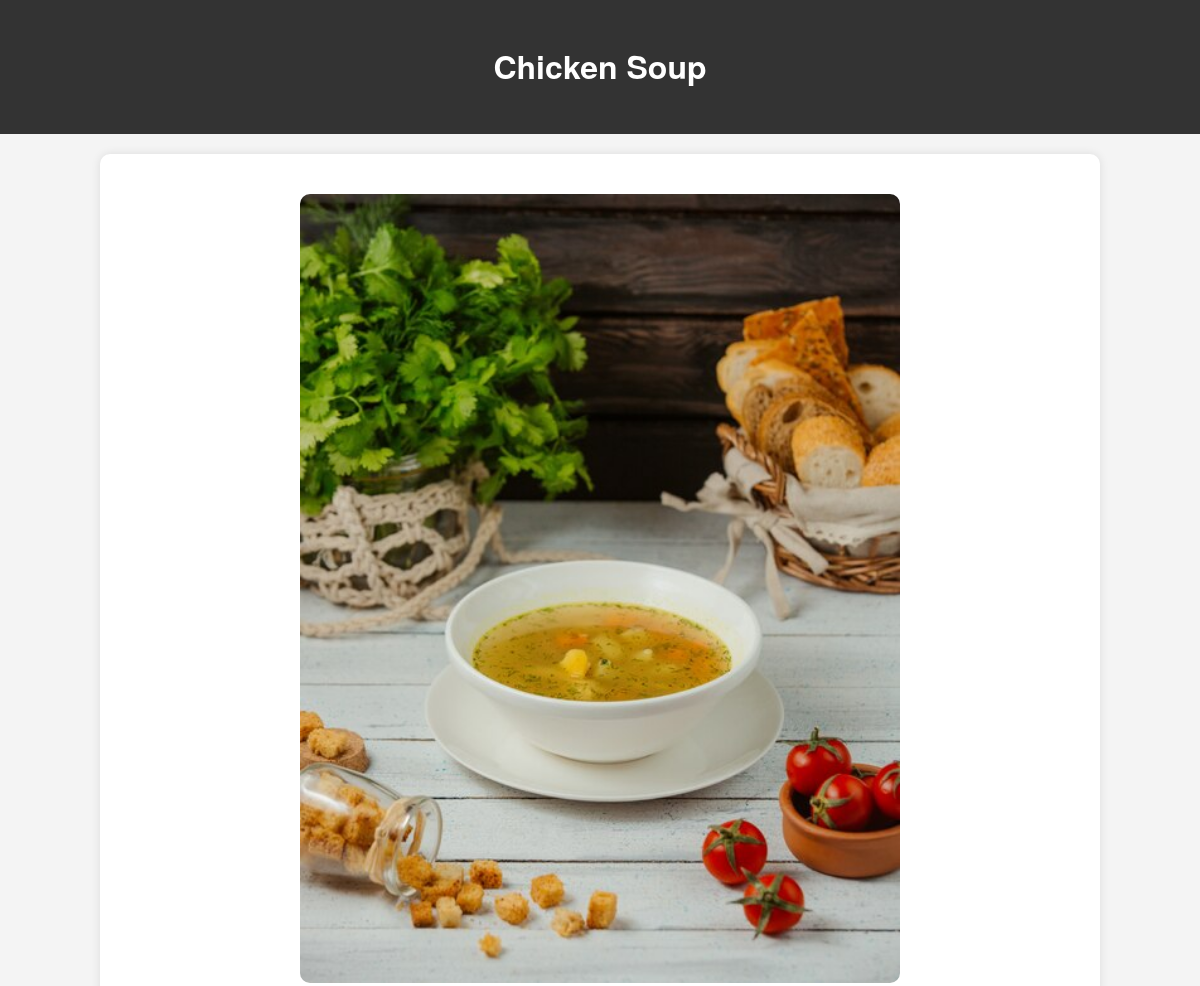
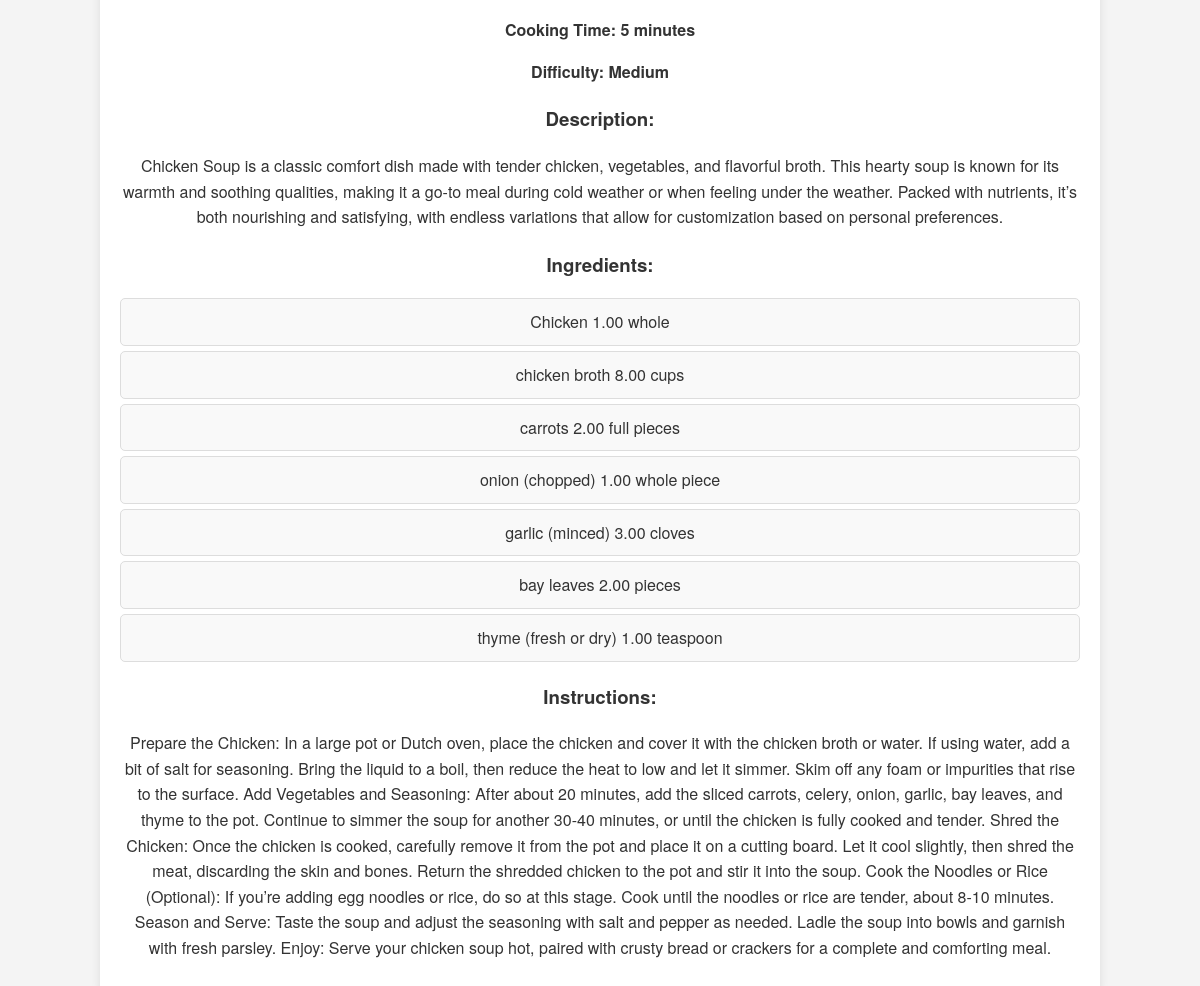
Page /recipe/3/ on the committed database (2 pictures, top to bottom).
### recipe/models.py (models this page shows, shortened)
class Recipe(models.Model):
    DIFFICULTY_CHOICES = [
        ('Easy', 'Easy'),
        ('Medium', 'Medium'),
        ('Hard', 'Hard'),
    ]
    name = models.CharField(max_length=50)
    cooking_time = models.IntegerField()
    difficulty = models.CharField(max_length=20, choices=DIFFICULTY_CHOICES)
    description = models.TextField(blank=True, null=True)
    instructions = models.TextField(blank=True, null=True)
    pic = models.ImageField(upload_to='recipe', default='default.jpg')

### ingredient/models.py (models this page shows, shortened)
class Ingredient(models.Model):
    name = models.CharField(max_length=100)
    quantity = models.DecimalField(max_digits=5, decimal_places=2)
    unit = models.CharField(max_length=20, default='unit')
    recipe = models.ForeignKey('recipe.Recipe', on_delete=models.CASCADE, related_name='ingredients')

### recipe/views.py (the view)
# urls.py: path('recipe/<int:recipe_id>/', recipe_detail, name='recipe_detail'),
def recipe_detail(request, recipe_id):
    recipe = get_object_or_404(Recipe, id=recipe_id)
    return render(request, 'recipe/recipe_detail.html', {'recipe': recipe})

### recipe/templates/recipe/recipe_detail.html (shortened to what this page needs)
{% load static %}
<!DOCTYPE html>
<html>
<head>
    <link rel="stylesheet" type="text/css" href="{% static 'recipe/css/styles.css' %}">
</head>
<body>
    <header>
        <h1>{{ recipe.name }}</h1>
    </header>
    <div class="container">
        <img src="{{ recipe.pic.url }}" alt="{{ recipe.name }}" class="recipe-detail-image">
        <div class="recipe-details">
            <p>Cooking Time: {{ recipe.cooking_time }} minutes</p>
            <p>Difficulty: {{ recipe.difficulty }}</p>
        </div>
        <div class="description">
            <h3>Description:</h3>
            <p>{{ recipe.description }}</p>
        </div>
        <div class="ingredients">
            <h3>Ingredients:</h3>
            <ul>
                {% for ingredient in recipe.ingredients.all %}
                <li>{{ ingredient.name }} {{ ingredient.quantity }} {{ ingredient.unit }}</li>
                {% endfor %}
            </ul>
        </div>
        <div class="instructions">
            <h3>Instructions:</h3>
            <p>{{ recipe.instructions }}</p>
        </div>
    </div>
</body>
</html>

### recipe/static/recipe/css/styles.css (style rules this page uses)
body { font-family: 'Helvetica Neue', Arial, sans-serif; margin: 0; padding: 0; background-color: #f4f4f4; color: #333; line-height: 1.6; }
header { background-color: #333; color: #fff; padding: 20px 0; text-align: center; margin-bottom: 20px; }
.container, .home-container { width: 80%; margin: 20px auto; background-color: #fff; padding: 20px; box-shadow: 0 0 10px rgba(0, 0, 0, 0.1); border-radius: 10px; text-align: center; }
.recipe-detail-image { display: block; margin: 20px auto; max-width: 600px; width: 100%; height: auto; border-radius: 10px; }
.recipe-details p { font-weight: bold; text-align: center; }
.description, .ingredients, .instructions { margin-top: 20px; text-align: center; }
.ingredients ul { list-style-type: none; padding: 0; }
.ingredients li { background-color: #f9f9f9; margin: 5px 0; padding: 10px; border: 1px solid #ddd; border-radius: 5px; }

### rows in the picture
Recipe: name "Chicken Soup", pic (picture), cooking_time "5", difficulty "Medium", description "Chicken Soup is a classic comfort dish made with tender chicken, vegetables, and flavorful broth. This hearty soup is known for its warmth and soothing qualities, making it a go-to meal during cold weather or when feeling under the weather. Packed with nutrients, it’s both nourishing and satisfying, with endless variations that allow for customization based on personal preferences.", instructions "Prepare the Chicken: In a large pot or Dutch oven, place the chicken and cover it with the chicken broth or water. If using water, add a bit of salt for seasoning. Bring the liquid to a boil, then reduce the heat to low and let it simmer. Skim off any foam or impurities that rise to the surface. Add Vegetables and Seasoning: After about 20 minutes, add the sliced carrots, celery, onion, garlic, bay leaves, and thyme to the pot. Continue to simmer the soup for another 30-40 minutes, or until the chicken is fully cooked and tender. Shred the Chicken: Once the chicken is cooked, carefully remove it from the pot and place it on a cutting board. Let it cool slightly, then shred the meat,…"
Ingredient: name "Chicken", quantity "1.00", unit "whole"
Ingredient: name "chicken broth", quantity "8.00", unit "cups"
Ingredient: name "carrots", quantity "2.00", unit "full pieces"
Ingredient: name "onion (chopped)", quantity "1.00", unit "whole piece"
Ingredient: name "garlic (minced)", quantity "3.00", unit "cloves"
Ingredient: name "bay leaves", quantity "2.00", unit "pieces"
Ingredient: name "thyme (fresh or dry)", quantity "1.00", unit "teaspoon"
